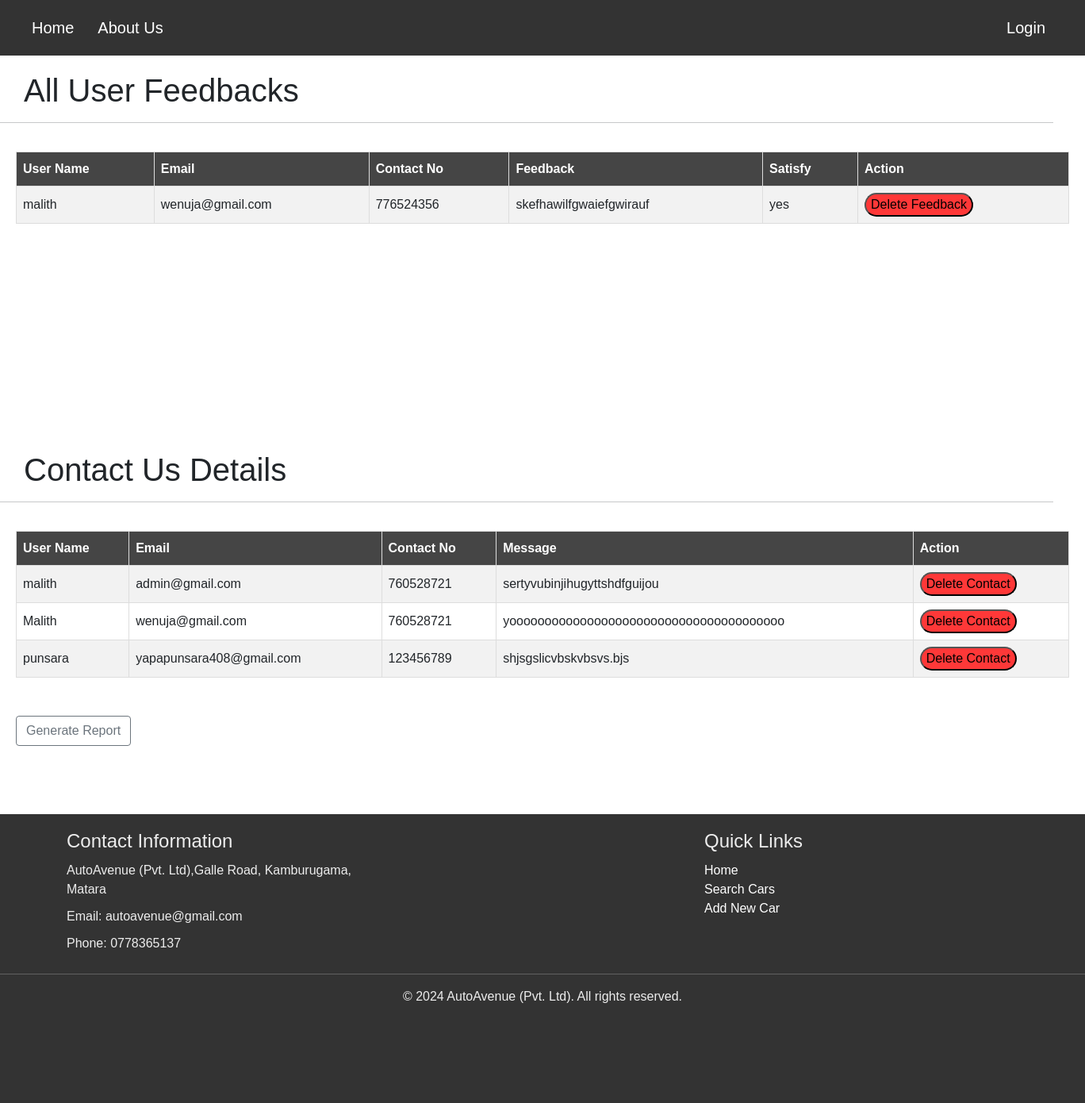
The page /customercare.php on the database its author committed.
### tables this page shows
CREATE TABLE IF NOT EXISTS `feedback` (
  `id` int NOT NULL AUTO_INCREMENT,
  `username` varchar(100) NOT NULL,
  `email` varchar(100) NOT NULL,
  `contact` int NOT NULL,
  `message` varchar(5000) NOT NULL,
  `satisfy` varchar(200) NOT NULL,
  PRIMARY KEY (`id`)
);

CREATE TABLE IF NOT EXISTS `contact_us` (
  `id` int NOT NULL AUTO_INCREMENT,
  `name` varchar(50) NOT NULL,
  `email` varchar(100) NOT NULL,
  `contact` int NOT NULL,
  `message` varchar(2000) NOT NULL,
  PRIMARY KEY (`id`)
);

### customercare.php (the view, shortened to what this page needs)
<?php
require_once('./components/attachments.php');
?>
<!DOCTYPE html>
<html lang="en">
<head>
    <?php include_once('./components/attachments.php'); ?>
</head>
<body id="search">
    <?php include_once('./components/header.php'); ?>
    <?php
    $sql1 = "SELECT * FROM feedback";
    $result1 = $__conn->query($sql1);
    $sql2 = "SELECT * FROM contact_us";
    $result2 = $__conn->query($sql2);
    ?>
    <section>
        <h1>All User Feedbacks</h1>
        <hr>
        <div id="search-results">
            <div class="table-wrap">
                <table id="table">
                    <tr>
                    <th style="background-color: #454545;">User Name</th>
                    <th style="background-color: #454545;">Email</th>
                    <th style="background-color: #454545;">Contact No</th>
                    <th style="background-color: #454545;">Feedback</th>
                    <th style="background-color: #454545;">Satisfy</th>
                    <th style="background-color: #454545;">Action</th>
                    </tr>
                    <?php
                    while ($car1 = $result1->fetch_assoc()) {
                    ?>
                        <tr>
                            <td><?php echo $car1['username']; ?></td>
                            <td><?php echo $car1['email']; ?></td>
                            <td><?php echo $car1['contact']; ?></td>
                            <td><?php echo $car1['message']; ?></td>
                            <td><?php echo $car1['satisfy']; ?></td>
                            <td><button style="border-radius: 40px; background-color:#FF3838; height: 30px;"><a style="text-decoration: none; color:black;" href="./components/delete-feedback.php?id=<?php echo $car1['id']; ?>">Delete Feedback</a></button></td>
                        </tr>
                    <?php
                    }
                    ?>
                </table>
            </div>
        </div>
    </section>
    <section>
        <h1>Contact Us Details</h1>
        <hr>
        <div id="search-results">
            <div class="table-wrap">
                <table id="table">
                    <tr>
                    <th style="background-color: #454545;">User Name</th>
                    <th style="background-color: #454545;">Email</th>
                    <th style="background-color: #454545;">Contact No</th>
                    <th style="background-color: #454545;">Message</th>
                    <th style="background-color: #454545;">Action</th>
                    </tr>
                    <?php
                    while ($car2 = $result2->fetch_assoc()) {
                    ?>
                        <tr>
                            <td><?php echo $car2['name']; ?></td>
                            <td><?php echo $car2['email']; ?></td>
                            <td><?php echo $car2['contact']; ?></td>
                            <td><?php echo $car2['message']; ?></td>
                            <td><button style="border-radius: 40px; background-color:#FF3838; height: 30px;"><a style="text-decoration: none; color:black;" href="./components/delete-contact.php?id=<?php echo $car2['id']; ?>">Delete Contact</a></button></td>
                        </tr>
                    <?php
                    }
                    ?>
                </table>
                <br><br>
                <form id="generate_pdf_form" method="POST" action="customercare.php">
                    <button type="submit" name="generate_pdf_btn" class="btn btn-outline-secondary">Generate Report</button>
                </form>
            </div>
        </div>
    </section>
    <?php include_once('./components/footer.php'); ?>
</body>
</html>

### style.css (style rules this page uses)
body, h1, h2, h3, p, ul, li { margin: 0; padding: 0; }
body { font-family: Arial, sans-serif; }
#search section h1, #search section #search-form { margin-left: 30px; margin-top: 20px; }
#search section hr { width: calc(100% - 40px); }
#table { font-family: Arial, Helvetica, sans-serif; border-collapse: collapse; width: 100%; }
#table td, #table th { border: 1px solid #ddd; padding: 8px; }
#table tr:nth-child(even) { background-color: #f2f2f2; }
#table th { padding-top: 12px; padding-bottom: 12px; text-align: left; background-color: #04aa6d; color: white; }
.table-wrap { padding: 20px; min-height: calc(100vh - 365px - 58px); }
#search-results { min-height: calc(100vh - 365px - 58px); }

### rows shown on the page
feedback: username "malith", email "wenuja@gmail.com", contact "776524356", message "skefhawilfgwaiefgwirauf", satisfy "yes"
contact_us: name "malith", email "admin@gmail.com", contact "760528721", message "sertyvubinjihugyttshdfguijou"
contact_us: name "Malith", email "wenuja@gmail.com", contact "760528721", message "yooooooooooooooooooooooooooooooooooooooo"
contact_us: name "punsara", email "yapapunsara408@gmail.com", contact "123456789", message "shjsgslicvbskvbsvs.bjs"
